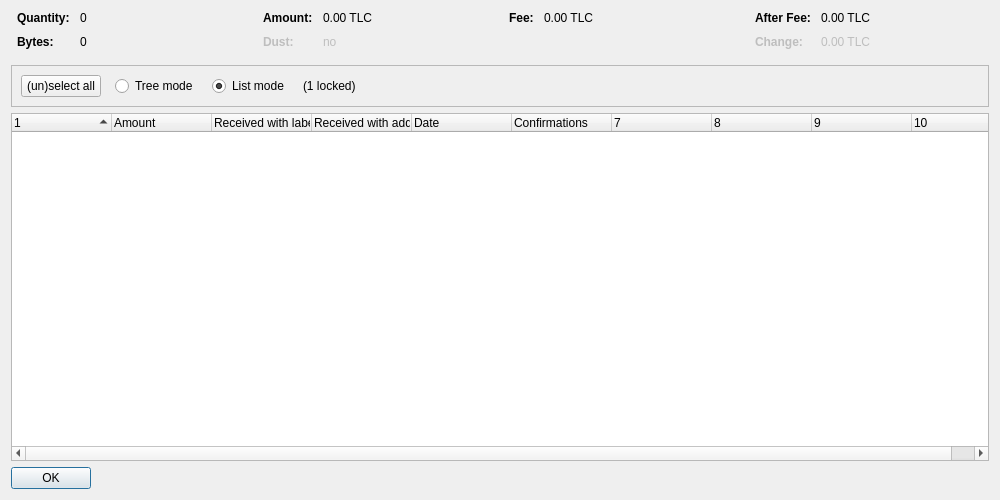
<?xml version="1.0" encoding="UTF-8"?>
<ui version="4.0">
 <class>CoinControlDialog</class>
 <widget class="QDialog" name="CoinControlDialog">
  <property name="geometry">
   <rect>
    <x>0</x>
    <y>0</y>
    <width>1000</width>
    <height>500</height>
   </rect>
  </property>
  <property name="windowTitle">
   <string>Coin Selection</string>
  </property>
  <layout class="QVBoxLayout" name="verticalLayout">
   <item>
    <layout class="QHBoxLayout" name="horizontalLayoutTop" stretch="0,0,0,0">
     <property name="topMargin">
      <number>0</number>
     </property>
     <property name="bottomMargin">
      <number>10</number>
     </property>
     <item>
      <layout class="QFormLayout" name="formLayoutCoinControl1">
       <property name="horizontalSpacing">
        <number>10</number>
       </property>
       <property name="verticalSpacing">
        <number>10</number>
       </property>
       <property name="leftMargin">
        <number>6</number>
       </property>
       <property name="rightMargin">
        <number>6</number>
       </property>
       <item row="0" column="0">
        <widget class="QLabel" name="labelCoinControlQuantityText">
         <property name="font">
          <font>
           <weight>75</weight>
           <bold>true</bold>
          </font>
         </property>
         <property name="text">
          <string>Quantity:</string>
         </property>
        </widget>
       </item>
       <item row="0" column="1">
        <widget class="QLabel" name="labelCoinControlQuantity">
         <property name="cursor">
          <cursorShape>IBeamCursor</cursorShape>
         </property>
         <property name="contextMenuPolicy">
          <enum>Qt::ActionsContextMenu</enum>
         </property>
         <property name="text">
          <string notr="true">0</string>
         </property>
         <property name="textInteractionFlags">
          <set>Qt::LinksAccessibleByMouse|Qt::TextSelectableByKeyboard|Qt::TextSelectableByMouse</set>
         </property>
        </widget>
       </item>
       <item row="1" column="0">
        <widget class="QLabel" name="labelCoinControlBytesText">
         <property name="font">
          <font>
           <weight>75</weight>
           <bold>true</bold>
          </font>
         </property>
         <property name="text">
          <string>Bytes:</string>
         </property>
        </widget>
       </item>
       <item row="1" column="1">
        <widget class="QLabel" name="labelCoinControlBytes">
         <property name="cursor">
          <cursorShape>IBeamCursor</cursorShape>
         </property>
         <property name="contextMenuPolicy">
          <enum>Qt::ActionsContextMenu</enum>
         </property>
         <property name="text">
          <string notr="true">0</string>
         </property>
         <property name="textInteractionFlags">
          <set>Qt::LinksAccessibleByMouse|Qt::TextSelectableByKeyboard|Qt::TextSelectableByMouse</set>
         </property>
        </widget>
       </item>
      </layout>
     </item>
     <item>
      <layout class="QFormLayout" name="formLayoutCoinControl2">
       <property name="horizontalSpacing">
        <number>10</number>
       </property>
       <property name="verticalSpacing">
        <number>10</number>
       </property>
       <property name="leftMargin">
        <number>6</number>
       </property>
       <property name="rightMargin">
        <number>6</number>
       </property>
       <item row="0" column="0">
        <widget class="QLabel" name="labelCoinControlAmountText">
         <property name="font">
          <font>
           <weight>75</weight>
           <bold>true</bold>
          </font>
         </property>
         <property name="text">
          <string>Amount:</string>
         </property>
        </widget>
       </item>
       <item row="0" column="1">
        <widget class="QLabel" name="labelCoinControlAmount">
         <property name="cursor">
          <cursorShape>IBeamCursor</cursorShape>
         </property>
         <property name="contextMenuPolicy">
          <enum>Qt::ActionsContextMenu</enum>
         </property>
         <property name="text">
          <string notr="true">0.00 TLC</string>
         </property>
         <property name="textInteractionFlags">
          <set>Qt::LinksAccessibleByMouse|Qt::TextSelectableByKeyboard|Qt::TextSelectableByMouse</set>
         </property>
        </widget>
       </item>
       <item row="1" column="0">
        <widget class="QLabel" name="labelCoinControlLowOutputText">
         <property name="enabled">
          <bool>false</bool>
         </property>
         <property name="font">
          <font>
           <weight>75</weight>
           <bold>true</bold>
          </font>
         </property>
         <property name="text">
          <string>Dust:</string>
         </property>
        </widget>
       </item>
       <item row="1" column="1">
        <widget class="QLabel" name="labelCoinControlLowOutput">
         <property name="enabled">
          <bool>false</bool>
         </property>
         <property name="cursor">
          <cursorShape>IBeamCursor</cursorShape>
         </property>
         <property name="contextMenuPolicy">
          <enum>Qt::ActionsContextMenu</enum>
         </property>
         <property name="text">
          <string notr="true">no</string>
         </property>
         <property name="textInteractionFlags">
          <set>Qt::LinksAccessibleByMouse|Qt::TextSelectableByKeyboard|Qt::TextSelectableByMouse</set>
         </property>
        </widget>
       </item>
      </layout>
     </item>
     <item>
      <layout class="QFormLayout" name="formLayoutCoinControl3">
       <property name="horizontalSpacing">
        <number>10</number>
       </property>
       <property name="verticalSpacing">
        <number>10</number>
       </property>
       <property name="leftMargin">
        <number>6</number>
       </property>
       <property name="rightMargin">
        <number>6</number>
       </property>
       <item row="0" column="0">
        <widget class="QLabel" name="labelCoinControlFeeText">
         <property name="font">
          <font>
           <weight>75</weight>
           <bold>true</bold>
          </font>
         </property>
         <property name="text">
          <string>Fee:</string>
         </property>
        </widget>
       </item>
       <item row="0" column="1">
        <widget class="QLabel" name="labelCoinControlFee">
         <property name="cursor">
          <cursorShape>IBeamCursor</cursorShape>
         </property>
         <property name="contextMenuPolicy">
          <enum>Qt::ActionsContextMenu</enum>
         </property>
         <property name="text">
          <string notr="true">0.00 TLC</string>
         </property>
         <property name="textInteractionFlags">
          <set>Qt::LinksAccessibleByMouse|Qt::TextSelectableByKeyboard|Qt::TextSelectableByMouse</set>
         </property>
        </widget>
       </item>
      </layout>
     </item>
     <item>
      <layout class="QFormLayout" name="formLayoutCoinControl4">
       <property name="horizontalSpacing">
        <number>10</number>
       </property>
       <property name="verticalSpacing">
        <number>10</number>
       </property>
       <property name="leftMargin">
        <number>6</number>
       </property>
       <property name="rightMargin">
        <number>6</number>
       </property>
       <item row="0" column="0">
        <widget class="QLabel" name="labelCoinControlAfterFeeText">
         <property name="font">
          <font>
           <weight>75</weight>
           <bold>true</bold>
          </font>
         </property>
         <property name="text">
          <string>After Fee:</string>
         </property>
        </widget>
       </item>
       <item row="0" column="1">
        <widget class="QLabel" name="labelCoinControlAfterFee">
         <property name="cursor">
          <cursorShape>IBeamCursor</cursorShape>
         </property>
         <property name="contextMenuPolicy">
          <enum>Qt::ActionsContextMenu</enum>
         </property>
         <property name="text">
          <string notr="true">0.00 TLC</string>
         </property>
         <property name="textInteractionFlags">
          <set>Qt::LinksAccessibleByMouse|Qt::TextSelectableByKeyboard|Qt::TextSelectableByMouse</set>
         </property>
        </widget>
       </item>
       <item row="1" column="0">
        <widget class="QLabel" name="labelCoinControlChangeText">
         <property name="enabled">
          <bool>false</bool>
         </property>
         <property name="font">
          <font>
           <weight>75</weight>
           <bold>true</bold>
          </font>
         </property>
         <property name="text">
          <string>Change:</string>
         </property>
        </widget>
       </item>
       <item row="1" column="1">
        <widget class="QLabel" name="labelCoinControlChange">
         <property name="enabled">
          <bool>false</bool>
         </property>
         <property name="cursor">
          <cursorShape>IBeamCursor</cursorShape>
         </property>
         <property name="contextMenuPolicy">
          <enum>Qt::ActionsContextMenu</enum>
         </property>
         <property name="text">
          <string notr="true">0.00 TLC</string>
         </property>
         <property name="textInteractionFlags">
          <set>Qt::LinksAccessibleByMouse|Qt::TextSelectableByKeyboard|Qt::TextSelectableByMouse</set>
         </property>
        </widget>
       </item>
      </layout>
     </item>
    </layout>
   </item>
   <item>
    <widget class="QFrame" name="frame">
     <property name="minimumSize">
      <size>
       <width>0</width>
       <height>40</height>
      </size>
     </property>
     <property name="frameShape">
      <enum>QFrame::StyledPanel</enum>
     </property>
     <property name="frameShadow">
      <enum>QFrame::Sunken</enum>
     </property>
     <layout class="QHBoxLayout" name="horizontalLayout">
      <item>
       <layout class="QHBoxLayout" name="horizontalLayoutPanel" stretch="0,0,0,0,0">
        <property name="spacing">
         <number>14</number>
        </property>
        <item>
         <widget class="QPushButton" name="pushButtonSelectAll">
          <property name="sizePolicy">
           <sizepolicy hsizetype="Maximum" vsizetype="Fixed">
            <horstretch>0</horstretch>
            <verstretch>0</verstretch>
           </sizepolicy>
          </property>
          <property name="text">
           <string>(un)select all</string>
          </property>
          <property name="autoDefault">
           <bool>false</bool>
          </property>
         </widget>
        </item>
        <item>
         <widget class="QRadioButton" name="radioTreeMode">
          <property name="sizePolicy">
           <sizepolicy hsizetype="Maximum" vsizetype="Fixed">
            <horstretch>0</horstretch>
            <verstretch>0</verstretch>
           </sizepolicy>
          </property>
          <property name="text">
           <string>Tree mode</string>
          </property>
         </widget>
        </item>
        <item>
         <widget class="QRadioButton" name="radioListMode">
          <property name="sizePolicy">
           <sizepolicy hsizetype="Maximum" vsizetype="Fixed">
            <horstretch>0</horstretch>
            <verstretch>0</verstretch>
           </sizepolicy>
          </property>
          <property name="text">
           <string>List mode</string>
          </property>
          <property name="checked">
           <bool>true</bool>
          </property>
         </widget>
        </item>
        <item>
         <widget class="QLabel" name="labelLocked">
          <property name="text">
           <string notr="true">(1 locked)</string>
          </property>
         </widget>
        </item>
        <item>
         <spacer name="horizontalSpacer">
          <property name="orientation">
           <enum>Qt::Horizontal</enum>
          </property>
          <property name="sizeHint" stdset="0">
           <size>
            <width>40</width>
            <height>20</height>
           </size>
          </property>
         </spacer>
        </item>
       </layout>
      </item>
     </layout>
    </widget>
   </item>
   <item>
    <widget class="CoinControlTreeWidget" name="treeWidget">
     <property name="contextMenuPolicy">
      <enum>Qt::CustomContextMenu</enum>
     </property>
     <property name="sortingEnabled">
      <bool>false</bool>
     </property>
     <property name="columnCount">
      <number>10</number>
     </property>
     <attribute name="headerShowSortIndicator" stdset="0">
      <bool>true</bool>
     </attribute>
     <attribute name="headerStretchLastSection">
      <bool>false</bool>
     </attribute>
     <column>
      <property name="text">
       <string/>
      </property>
     </column>
     <column>
      <property name="text">
       <string>Amount</string>
      </property>
     </column>
     <column>
      <property name="text">
       <string>Received with label</string>
      </property>
     </column>
     <column>
      <property name="text">
       <string>Received with address</string>
      </property>
     </column>
     <column>
      <property name="text">
       <string>Date</string>
      </property>
     </column>
     <column>
      <property name="text">
       <string>Confirmations</string>
      </property>
      <property name="toolTip">
       <string>Confirmed</string>
      </property>
     </column>
     <column>
      <property name="text">
       <string/>
      </property>
     </column>
     <column>
      <property name="text">
       <string/>
      </property>
     </column>
     <column>
      <property name="text">
       <string/>
      </property>
     </column>
     <column>
      <property name="text">
       <string/>
      </property>
     </column>
    </widget>
   </item>
   <item>
    <widget class="QDialogButtonBox" name="buttonBox">
     <property name="sizePolicy">
      <sizepolicy hsizetype="Maximum" vsizetype="Fixed">
       <horstretch>0</horstretch>
       <verstretch>0</verstretch>
      </sizepolicy>
     </property>
     <property name="orientation">
      <enum>Qt::Horizontal</enum>
     </property>
     <property name="standardButtons">
      <set>QDialogButtonBox::Ok</set>
     </property>
    </widget>
   </item>
  </layout>
 </widget>
 <customwidgets>
  <customwidget>
   <class>CoinControlTreeWidget</class>
   <extends>QTreeWidget</extends>
   <header>coincontroltreewidget.h</header>
  </customwidget>
 </customwidgets>
 <resources/>
 <connections/>
</ui>
